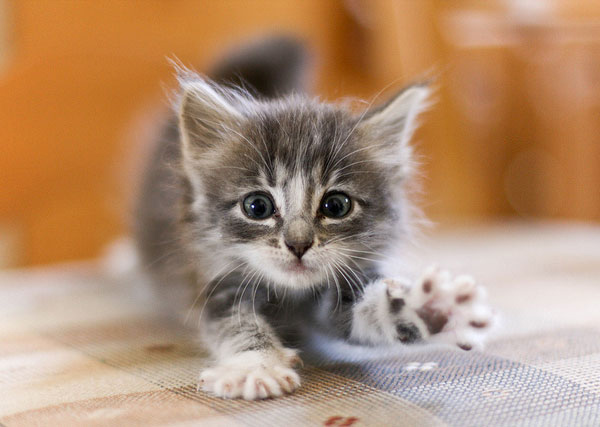
#> input picture cat.jpg, 600 x 427 px
$ python main.py
#> lines starting #> are read from the running program, lines starting #| are printed output that depends on the picture
import cv2
import numpy as np

#Вывести исходное изображение
source = cv2.imread('cat.jpg')
#> source is the input picture: shape (427, 600, 3); mean B, G, R 114.4, 142.1, 176.2
cv2.imshow('Source', source)

#Перевести изображение в grayscale
grayImage = cv2.cvtColor(source, cv2.COLOR_BGR2GRAY)
cv2.imwrite('result.jpg ', grayImage)
cv2.imshow('Gray', grayImage)
cv2.waitKey(0)
cv2.destroyAllWindows()

#Перевести изображение в hsv
hsvImage = cv2.cvtColor(source, cv2.COLOR_BGR2HSV)
#> hsvImage: shape (427, 600, 3); mean H, S, V 29.9, 91, 176.8
cv2.imwrite('result.jpg ', hsvImage)
cv2.imshow('HSV', hsvImage)
cv2.waitKey(0)
cv2.destroyAllWindows()

#Отразить изображение по правой границе
flipCode = 1
result = cv2.flip(source, flipCode)
cv2.imwrite('result.jpg ', result)
cv2.imshow('Result', result)
cv2.waitKey(0)
cv2.destroyAllWindows()

#Отразить изображение по нижней границе
flipCode = 0
result = cv2.flip(source, flipCode)
cv2.imwrite('result.jpg ', result)
cv2.imshow('Result', result)
cv2.waitKey(0)
cv2.destroyAllWindows()

#Сместить изображение на 10 пикселей вправо
height, width = source.shape[:2]
#> height = 427; width = 600
size = (width, height)
#> size = (600, 427)
quarterHeight, quarterWidth = 0, 10
translationMatrix = np.float32([[1, 0, quarterWidth], [0, 1, quarterHeight]])
result = cv2.warpAffine(source, translationMatrix, size)
cv2.imwrite('result.jpg ', result)
cv2.imshow('Result', result)
cv2.waitKey(0)
cv2.destroyAllWindows()

#Сделать размытие изображения
kernel = (5, 5)
averaging = cv2.blur(source, kernel)
gausBlur = cv2.GaussianBlur(source, kernel, 0)
cv2.imwrite('averaging.jpg', averaging)
cv2.imwrite('gausBlur.jpg', gausBlur)
cv2.imshow('Averaging', averaging)
cv2.imshow('Gaussian Blurring', gausBlur)
cv2.waitKey(0)
cv2.destroyAllWindows()

#Изменить яркость изображения
def increaseBrightness(img, value):
#> called with value = 60
    hsvImage = cv2.cvtColor(img, cv2.COLOR_BGR2HSV)
    h, s, v = cv2.split(hsvImage)
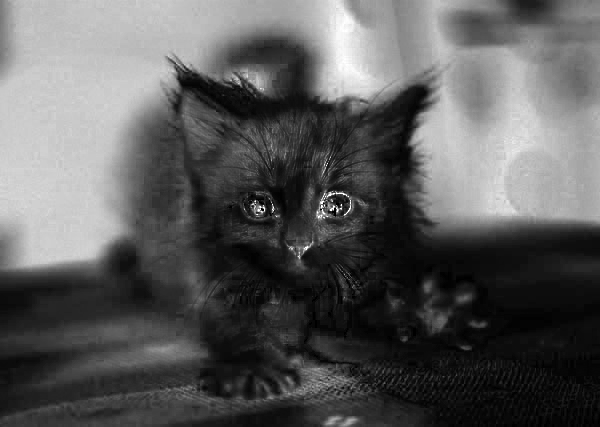
#> s: shape (427, 600); min 0, max 255, mean 91
    limit = 255 - value
    v[v > limit] = 255
    v[v <= limit] += value
    resultHsv = cv2.merge((h, s, v))
#> resultHsv: shape (427, 600, 3); mean H, S, V 29.9, 91, 229.4
    result = cv2.cvtColor(resultHsv, cv2.COLOR_HSV2BGR)
    return result

result60 = increaseBrightness(source, 60)
result90 = increaseBrightness(source, 90)
#> call 2 of increaseBrightness, with value = 90
#> in increaseBrightness (call 2), `v[v <= limit] += value`:
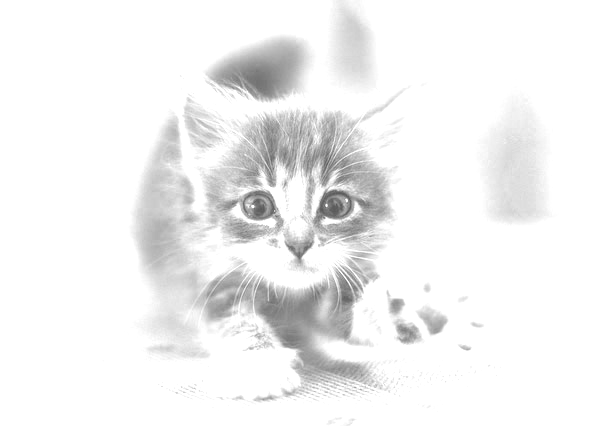
#> v: shape (427, 600); min 90, max 255, mean 241.4
#> in increaseBrightness (call 2), `resultHsv = cv2.merge((h, s, v))`: resultHsv: shape (427, 600, 3); mean H, S, V 29.9, 91, 241.4
#> in increaseBrightness (call 2), `result = cv2.cvtColor(resultHsv, cv2.COLOR_HSV2BGR)`:
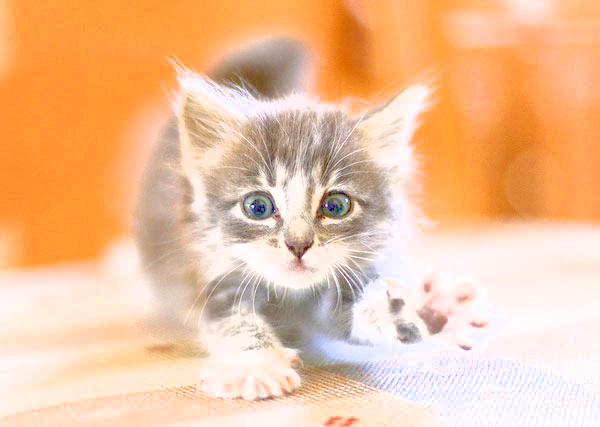
#> result: shape (427, 600, 3); mean B, G, R 155, 193.1, 240.4
cv2.imwrite('result60.jpg', result60)
cv2.imwrite('result90.jpg', result90)
cv2.imshow('Result 60', result60)
cv2.imshow('Result 90', result90)
cv2.waitKey(0)
cv2.destroyAllWindows()

#Изменить контрастность изображения
def increaseContrast(img, clipLim):
#> called with clipLim = 2
    labImage = cv2.cvtColor(img, cv2.COLOR_BGR2LAB)
#> labImage: shape (427, 600, 3); mean of channels 0, 1, 2 156.9, 138.4, 148
    lChannel, a, b = cv2.split(labImage)
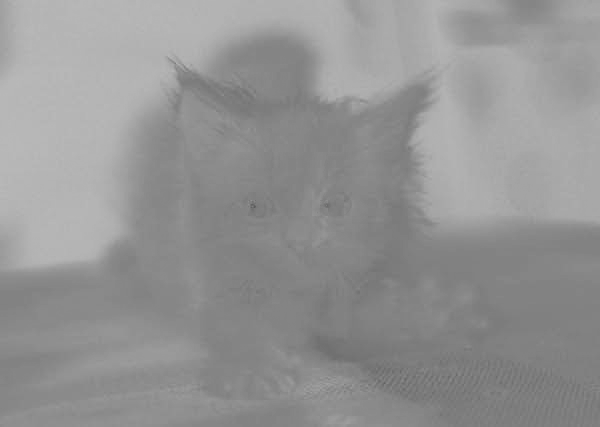
#> b: shape (427, 600); min 91, max 185, mean 148
    gridSize = (8, 8)
    clahe = cv2.createCLAHE(clipLimit=clipLim, tileGridSize=gridSize)
    cl = clahe.apply(lChannel)
    limg = cv2.merge((cl, a, b))
#> limg: shape (427, 600, 3); mean of channels 0, 1, 2 148, 138.4, 148
    return cv2.cvtColor(limg, cv2.COLOR_LAB2BGR)

result2 = increaseContrast(source, 2)
result8 = increaseContrast(source, 8)
#> call 2 of increaseContrast, with clipLim = 8
#> in increaseContrast (call 2), `cl = clahe.apply(lChannel)`:
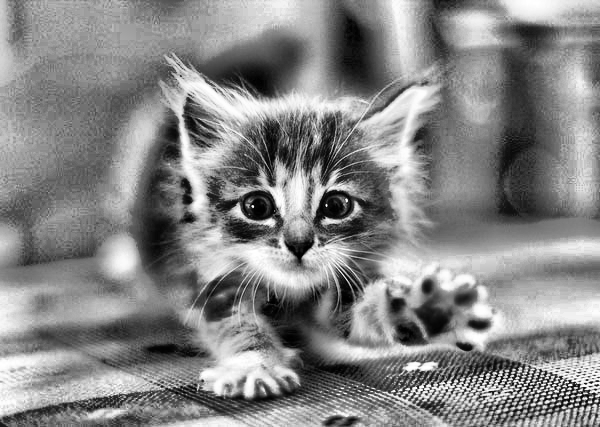
#> cl: shape (427, 600); min 0, max 255, mean 134.1
#> in increaseContrast (call 2), `limg = cv2.merge((cl, a, b))`: limg: shape (427, 600, 3); mean of channels 0, 1, 2 134.1, 138.4, 148
#> in increaseContrast (call 2), `return cv2.cvtColor(limg, cv2.COLOR_LAB2BGR)`:
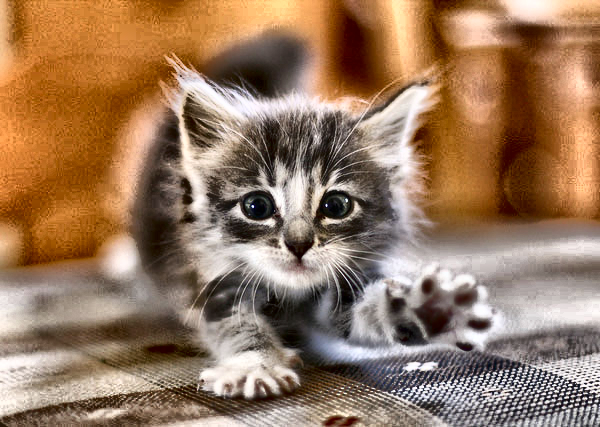
#> returned value: shape (427, 600, 3); mean B, G, R 94, 120.6, 152.7
cv2.imwrite('result2.jpg', result2)
cv2.imwrite('result8.jpg', result8)
cv2.imshow('Result 2', result2)
cv2.imshow('Result 8', result8)
cv2.waitKey(0)
cv2.destroyAllWindows()

#Применить операцию эрозии к изображению
kernelSize = (5, 5)
kernel = np.ones(kernelSize, np.uint8)
erosion = cv2.erode(source, kernel, iterations=1)
cv2.imwrite('result.jpg', erosion)
cv2.imshow('Erosion', erosion)
cv2.waitKey(0)
cv2.destroyAllWindows()

#Применить операцию диляции к изображению
kernelSize = (5, 5)
kernel = np.ones(kernelSize, np.uint8)
dilation = cv2.dilate(source, kernel, iterations=1)
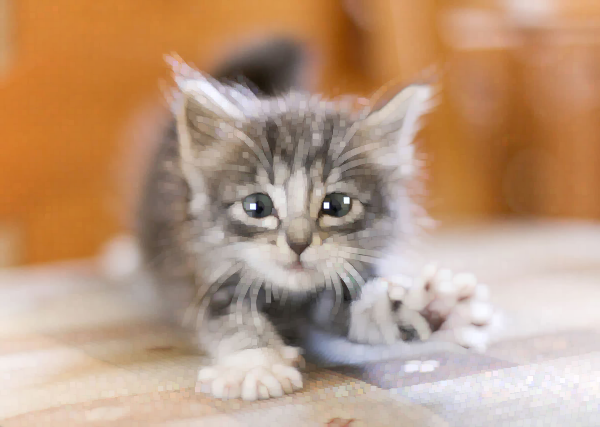
#> dilation: shape (427, 600, 3); mean B, G, R 127.2, 153.7, 187.4
cv2.imwrite('result.jpg', dilation)
cv2.imshow('Dilation', dilation)
cv2.waitKey(0)
cv2.destroyAllWindows()
